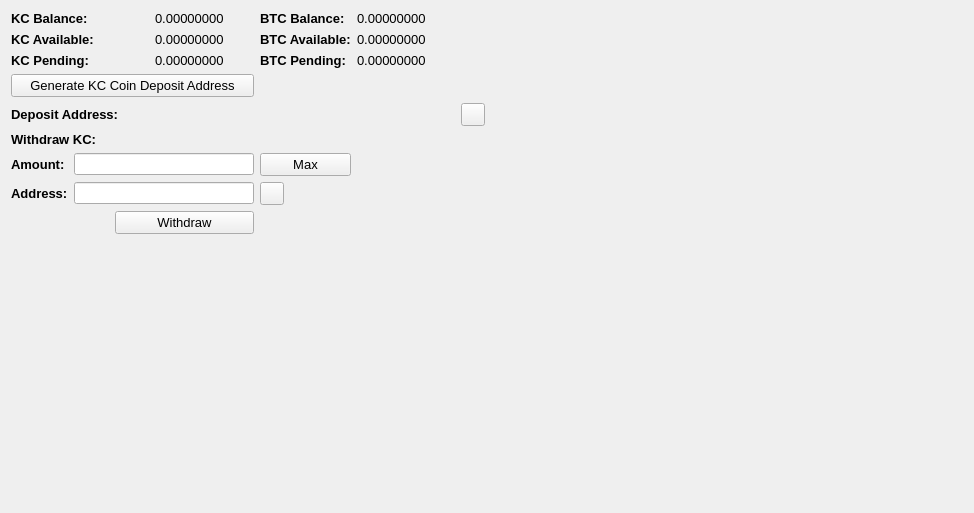
     <widget class="QWidget" name="BalanceTab">
      <attribute name="title">
       <string>Balance</string>
      </attribute>
      <layout class="QGridLayout" name="gridLayout_2">
       <item row="0" column="0" colspan="2">
        <widget class="QLabel" name="label_11">
         <property name="font">
          <font>
           <pointsize>10</pointsize>
           <weight>75</weight>
           <bold>true</bold>
          </font>
         </property>
         <property name="text">
          <string>KC Balance:</string>
         </property>
        </widget>
       </item>
       <item row="0" column="3">
        <widget class="QLabel" name="KCBalanceLabel">
         <property name="font">
          <font>
           <pointsize>10</pointsize>
          </font>
         </property>
         <property name="text">
          <string>0.00000000</string>
         </property>
         <property name="textInteractionFlags">
          <set>Qt::LinksAccessibleByMouse|Qt::TextSelectableByMouse</set>
         </property>
        </widget>
       </item>
       <item row="0" column="4">
        <widget class="QLabel" name="label_12">
         <property name="font">
          <font>
           <pointsize>10</pointsize>
           <weight>75</weight>
           <bold>true</bold>
          </font>
         </property>
         <property name="text">
          <string>BTC Balance:</string>
         </property>
        </widget>
       </item>
       <item row="0" column="5">
        <widget class="QLabel" name="BitcoinBalanceLabel">
         <property name="font">
          <font>
           <pointsize>10</pointsize>
          </font>
         </property>
         <property name="text">
          <string>0.00000000</string>
         </property>
         <property name="textInteractionFlags">
          <set>Qt::LinksAccessibleByMouse|Qt::TextSelectableByMouse</set>
         </property>
        </widget>
       </item>
       <item row="0" column="7" rowspan="10">
        <spacer name="horizontalSpacer_4">
         <property name="orientation">
          <enum>Qt::Horizontal</enum>
         </property>
         <property name="sizeHint" stdset="0">
          <size>
           <width>478</width>
           <height>488</height>
          </size>
         </property>
        </spacer>
       </item>
       <item row="1" column="0" colspan="2">
        <widget class="QLabel" name="label_13">
         <property name="font">
          <font>
           <pointsize>10</pointsize>
           <weight>75</weight>
           <bold>true</bold>
          </font>
         </property>
         <property name="text">
          <string>KC Available:</string>
         </property>
        </widget>
       </item>
       <item row="1" column="3">
        <widget class="QLabel" name="KCAvailableLabel_2">
         <property name="font">
          <font>
           <pointsize>10</pointsize>
          </font>
         </property>
         <property name="text">
          <string>0.00000000</string>
         </property>
         <property name="textInteractionFlags">
          <set>Qt::LinksAccessibleByMouse|Qt::TextSelectableByMouse</set>
         </property>
        </widget>
       </item>
       <item row="1" column="4">
        <widget class="QLabel" name="label_15">
         <property name="font">
          <font>
           <pointsize>10</pointsize>
           <weight>75</weight>
           <bold>true</bold>
          </font>
         </property>
         <property name="text">
          <string>BTC Available:</string>
         </property>
        </widget>
       </item>
       <item row="1" column="5">
        <widget class="QLabel" name="BitcoinAvailableLabel">
         <property name="font">
          <font>
           <pointsize>10</pointsize>
          </font>
         </property>
         <property name="text">
          <string>0.00000000</string>
         </property>
         <property name="textInteractionFlags">
          <set>Qt::LinksAccessibleByMouse|Qt::TextSelectableByMouse</set>
         </property>
        </widget>
       </item>
       <item row="2" column="0" colspan="2">
        <widget class="QLabel" name="label_14">
         <property name="font">
          <font>
           <pointsize>10</pointsize>
           <weight>75</weight>
           <bold>true</bold>
          </font>
         </property>
         <property name="text">
          <string>KC Pending:</string>
         </property>
        </widget>
       </item>
       <item row="2" column="3">
        <widget class="QLabel" name="KCPendingLabel">
         <property name="font">
          <font>
           <pointsize>10</pointsize>
          </font>
         </property>
         <property name="text">
          <string>0.00000000</string>
         </property>
         <property name="textInteractionFlags">
          <set>Qt::LinksAccessibleByMouse|Qt::TextSelectableByMouse</set>
         </property>
        </widget>
       </item>
       <item row="2" column="4">
        <widget class="QLabel" name="label_31">
         <property name="font">
          <font>
           <pointsize>10</pointsize>
           <weight>75</weight>
           <bold>true</bold>
          </font>
         </property>
         <property name="text">
          <string>BTC Pending:</string>
         </property>
        </widget>
       </item>
       <item row="2" column="5">
        <widget class="QLabel" name="BitcoinPendingLabel">
         <property name="font">
          <font>
           <pointsize>10</pointsize>
          </font>
         </property>
         <property name="text">
          <string>0.00000000</string>
         </property>
         <property name="textInteractionFlags">
          <set>Qt::LinksAccessibleByMouse|Qt::TextSelectableByMouse</set>
         </property>
        </widget>
       </item>
       <item row="3" column="0" colspan="4">
        <widget class="QPushButton" name="GenDepositBTN">
         <property name="font">
          <font>
           <pointsize>10</pointsize>
          </font>
         </property>
         <property name="text">
          <string>Generate KC Coin Deposit Address</string>
         </property>
        </widget>
       </item>
       <item row="4" column="0" colspan="3">
        <widget class="QLabel" name="label_33">
         <property name="font">
          <font>
           <pointsize>10</pointsize>
           <weight>75</weight>
           <bold>true</bold>
          </font>
         </property>
         <property name="text">
          <string>Deposit Address:</string>
         </property>
        </widget>
       </item>
       <item row="4" column="3" colspan="3">
        <widget class="QLabel" name="DepositAddressLabel">
         <property name="minimumSize">
          <size>
           <width>300</width>
           <height>0</height>
          </size>
         </property>
         <property name="palette">
          <palette>
           <active>
            <colorrole role="WindowText">
             <brush brushstyle="SolidPattern">
              <color alpha="255">
               <red>0</red>
               <green>0</green>
               <blue>0</blue>
              </color>
             </brush>
            </colorrole>
            <colorrole role="Text">
             <brush brushstyle="SolidPattern">
              <color alpha="255">
               <red>0</red>
               <green>0</green>
               <blue>255</blue>
              </color>
             </brush>
            </colorrole>
           </active>
           <inactive>
            <colorrole role="WindowText">
             <brush brushstyle="SolidPattern">
              <color alpha="255">
               <red>0</red>
               <green>0</green>
               <blue>0</blue>
              </color>
             </brush>
            </colorrole>
            <colorrole role="Text">
             <brush brushstyle="SolidPattern">
              <color alpha="255">
               <red>0</red>
               <green>0</green>
               <blue>255</blue>
              </color>
             </brush>
            </colorrole>
           </inactive>
           <disabled>
            <colorrole role="WindowText">
             <brush brushstyle="SolidPattern">
              <color alpha="255">
               <red>120</red>
               <green>120</green>
               <blue>120</blue>
              </color>
             </brush>
            </colorrole>
            <colorrole role="Text">
             <brush brushstyle="SolidPattern">
              <color alpha="255">
               <red>120</red>
               <green>120</green>
               <blue>120</blue>
              </color>
             </brush>
            </colorrole>
           </disabled>
          </palette>
         </property>
         <property name="font">
          <font>
           <pointsize>10</pointsize>
           <weight>75</weight>
           <bold>true</bold>
          </font>
         </property>
         <property name="text">
          <string/>
         </property>
         <property name="alignment">
          <set>Qt::AlignRight|Qt::AlignTrailing|Qt::AlignVCenter</set>
         </property>
         <property name="textInteractionFlags">
          <set>Qt::LinksAccessibleByMouse|Qt::TextSelectableByKeyboard|Qt::TextSelectableByMouse</set>
         </property>
        </widget>
       </item>
       <item row="4" column="6">
        <widget class="QToolButton" name="DepositCopyButton">
         <property name="toolTip">
          <string>Copy to clipboard</string>
         </property>
         <property name="text">
          <string/>
         </property>
         <property name="icon">
          <iconset resource="../bitcoin.qrc">
           <normaloff>:/icons/editcopy</normaloff>:/icons/editcopy</iconset>
         </property>
         <property name="shortcut">
          <string>Alt+P</string>
         </property>
        </widget>
       </item>
       <item row="5" column="0" colspan="2">
        <widget class="QLabel" name="label_34">
         <property name="font">
          <font>
           <pointsize>10</pointsize>
           <weight>75</weight>
           <bold>true</bold>
          </font>
         </property>
         <property name="text">
          <string>Withdraw KC:</string>
         </property>
        </widget>
       </item>
       <item row="6" column="0">
        <widget class="QLabel" name="label_26">
         <property name="font">
          <font>
           <pointsize>10</pointsize>
           <weight>75</weight>
           <bold>true</bold>
          </font>
         </property>
         <property name="text">
          <string>Amount:</string>
         </property>
        </widget>
       </item>
       <item row="6" column="1" colspan="3">
        <widget class="QLineEdit" name="WithdrawUnitsInput">
         <property name="font">
          <font>
           <pointsize>9</pointsize>
           <weight>75</weight>
           <bold>true</bold>
          </font>
         </property>
         <property name="text">
          <string/>
         </property>
        </widget>
       </item>
       <item row="6" column="4">
        <widget class="QPushButton" name="Withdraw_Max_Amount">
         <property name="font">
          <font>
           <pointsize>10</pointsize>
          </font>
         </property>
         <property name="text">
          <string>Max</string>
         </property>
        </widget>
       </item>
       <item row="7" column="0">
        <widget class="QLabel" name="label_10">
         <property name="font">
          <font>
           <pointsize>10</pointsize>
           <weight>75</weight>
           <bold>true</bold>
          </font>
         </property>
         <property name="text">
          <string>Address:</string>
         </property>
        </widget>
       </item>
       <item row="7" column="1" colspan="3">
        <widget class="QLineEdit" name="WithdrawAddress">
         <property name="font">
          <font>
           <pointsize>9</pointsize>
           <weight>75</weight>
           <bold>true</bold>
          </font>
         </property>
        </widget>
       </item>
       <item row="7" column="4">
        <widget class="QToolButton" name="WithdrawPasteButton">
         <property name="toolTip">
          <string>Paste from clipboard</string>
         </property>
         <property name="text">
          <string/>
         </property>
         <property name="icon">
          <iconset resource="../bitcoin.qrc">
           <normaloff>:/icons/editpaste</normaloff>:/icons/editpaste</iconset>
         </property>
         <property name="shortcut">
          <string>Alt+P</string>
         </property>
        </widget>
       </item>
       <item row="8" column="2" colspan="2">
        <widget class="QPushButton" name="WithdrawUnitsBtn">
         <property name="font">
          <font>
           <pointsize>10</pointsize>
          </font>
         </property>
         <property name="text">
          <string>Withdraw</string>
         </property>
        </widget>
       </item>
       <item row="9" column="0" colspan="6">
        <spacer name="verticalSpacer">
         <property name="orientation">
          <enum>Qt::Vertical</enum>
         </property>
         <property name="sizeHint" stdset="0">
          <size>
           <width>428</width>
           <height>262</height>
          </size>
         </property>
        </spacer>
       </item>
      </layout>
      <zorder>label_31</zorder>
      <zorder>label_15</zorder>
      <zorder>label_12</zorder>
      <zorder>label_14</zorder>
      <zorder>label_13</zorder>
      <zorder>label_11</zorder>
      <zorder>BitcoinBalanceLabel</zorder>
      <zorder>KCBalanceLabel</zorder>
      <zorder>KCAvailableLabel_2</zorder>
      <zorder>KCPendingLabel</zorder>
      <zorder>BitcoinAvailableLabel</zorder>
      <zorder>BitcoinPendingLabel</zorder>
      <zorder>label_33</zorder>
      <zorder>GenDepositBTN</zorder>
      <zorder>DepositAddressLabel</zorder>
      <zorder>Withdraw_Max_Amount</zorder>
      <zorder>label_34</zorder>
      <zorder>WithdrawUnitsInput</zorder>
      <zorder>label_10</zorder>
      <zorder>label_26</zorder>
      <zorder>WithdrawAddress</zorder>
      <zorder>WithdrawUnitsBtn</zorder>
      <zorder>horizontalSpacer_4</zorder>
      <zorder>verticalSpacer</zorder>
      <zorder>WithdrawPasteButton</zorder>
      <zorder>DepositCopyButton</zorder>
     </widget>
